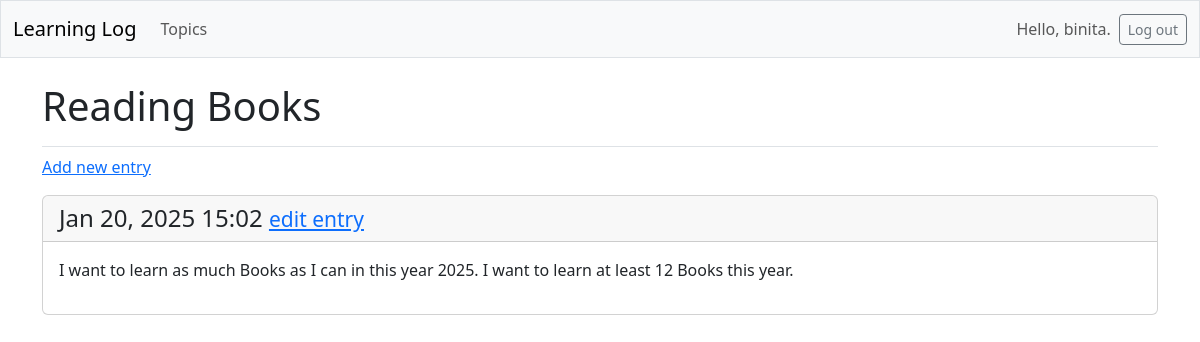
The page /topics/4/ (signed in) on the database its author committed.
### learning_logs/models.py (models this page shows, shortened)
class Topic(models.Model):
    text = models.CharField(max_length=200)
    date_added = models.DateTimeField(auto_now_add=True)
    owner = models.ForeignKey(User, on_delete=models.CASCADE)

class Entry(models.Model):
    topic = models.ForeignKey(Topic, on_delete=models.CASCADE)
    text = models.TextField()
    date_added = models.DateTimeField(auto_now_add=True)
    class Meta:
        verbose_name_plural = 'entries'

### learning_logs/views.py (the view)
# urls.py: path('topics/<int:topic_id>/', views.topic, name='topic'),
@login_required
def topic(request, topic_id):
    topic = Topic.objects.get(id=topic_id)
    if topic.owner != request.user:
        raise Http404
    entries = topic.entry_set.order_by('-date_added')
    context = {'topic': topic, 'entries': entries}
    return render(request, 'learning_logs/topic.html',context)

### learning_logs/templates/learning_logs/topic.html
{% extends 'learning_logs/base.html' %}
{% block page_header %}
  <h1>{{ topic.text }}</h1>
{% endblock page_header %}
{% block content %}
  <p>
    <a href="{% url 'learning_logs:new_entry' topic.id %}">Add new entry</a>
  </p>
  {% for entry in entries %}
    <div class="card mb-3">
      <h4 class="card-header">
        {{ entry.date_added|date:'M d, Y H:i' }}
        <small><a href="{% url 'learning_logs:edit_entry' entry.id %}">
          edit entry</a></small>
      </h4>
      <div class="card-body">{{ entry.text|linebreaks }}</div>
    </div>
  {% empty %}
    <p>There are no entries for this topic yet.</p>
  {% endfor %}
{% endblock content %}

### learning_logs/templates/learning_logs/base.html (shortened to what this page needs)
<!doctype html>
<html lang="en">
<head>
  {% load django_bootstrap5 %}
  {% bootstrap_css %}
</head>
<body>
  <nav class="navbar navbar-expand-md navbar-light bg-light mb-4 border">
    <div class="container-fluid">
      <a class="navbar-brand" href="{% url 'learning_logs:index' %}">
          Learning Log</a>
      <div class="collapse navbar-collapse" id="navbarCollapse">
        <ul class="navbar-nav me-auto mb-2 mb-md-0">
          <li class="nav-item">
            <a class="nav-link" href="{% url 'learning_logs:topics' %}">
              Topics</a></li>
        </ul>
        <ul class="navbar-nav ms-auto mb-2 mb-md-0">
          {% if user.is_authenticated %}
            <li class="nav-item">
              <span class="navbar-text me-2">Hello, {{ user.username }}.
                </span></li>
          {% endif %}
        </ul>
        {% if user.is_authenticated %}
          <form action="{% url 'accounts:logout' %}" method='post'>
            <button name='submit' class='btn btn-outline-secondary btn-sm'>
              Log out</button>
          </form>
        {% endif %}
      </div>
    </div>
  </nav>
  <main class="container">
    <div class="pb-2 mb-2 border-bottom">
      {% block page_header %}{% endblock page_header %}
    </div>
    <div>
      {% block content %}{% endblock content %}
    </div>
  </main>
</body>
</html>

### rows shown on the page
Topic: text "Reading Books"
Entry: date_added "Jan 20, 2025 15:02", text "I want to learn as much Books as I can in this year 2025. I want to learn at least 12 Books this year."

### other values the page prints
{{ user.username }} "binita"
